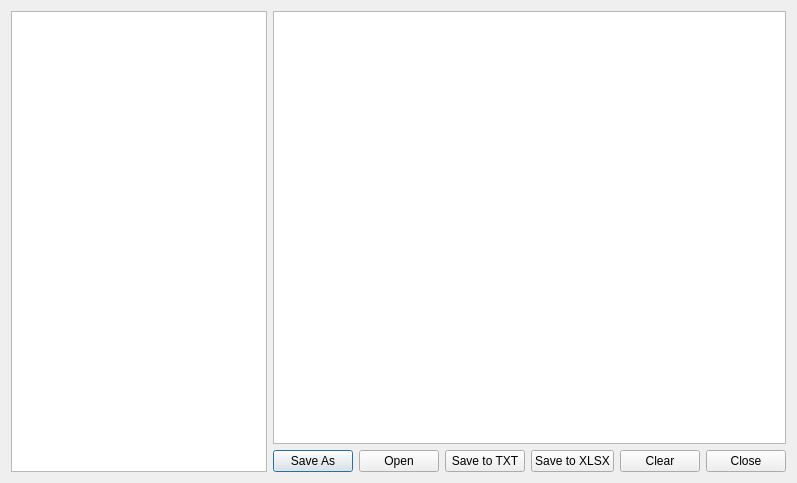
<?xml version="1.0" encoding="UTF-8"?>
<ui version="4.0">
 <class>StdfDialog</class>
 <widget class="QDialog" name="StdfDialog">
  <property name="windowModality">
   <enum>Qt::NonModal</enum>
  </property>
  <property name="geometry">
   <rect>
    <x>0</x>
    <y>0</y>
    <width>793</width>
    <height>483</height>
   </rect>
  </property>
  <property name="windowTitle">
   <string>Check STDF File</string>
  </property>
  <layout class="QGridLayout" name="gridLayout">
   <item row="0" column="0">
    <layout class="QHBoxLayout" name="horizontalLayout_2">
     <item>
      <widget class="QListWidget" name="RecordListWidget">
       <property name="sizePolicy">
        <sizepolicy hsizetype="Fixed" vsizetype="Expanding">
         <horstretch>0</horstretch>
         <verstretch>0</verstretch>
        </sizepolicy>
       </property>
      </widget>
     </item>
     <item>
      <layout class="QVBoxLayout" name="verticalLayout">
       <item>
        <widget class="QTableWidget" name="RecordTableWidget"/>
       </item>
       <item>
        <layout class="QHBoxLayout" name="horizontalLayout">
         <item>
          <spacer name="horizontalSpacer">
           <property name="orientation">
            <enum>Qt::Horizontal</enum>
           </property>
           <property name="sizeHint" stdset="0">
            <size>
             <width>40</width>
             <height>20</height>
            </size>
           </property>
          </spacer>
         </item>
         <item>
          <widget class="QPushButton" name="SaveAsButton">
           <property name="text">
            <string>Save As</string>
           </property>
          </widget>
         </item>
         <item>
          <widget class="QPushButton" name="OpenButton">
           <property name="text">
            <string>Open</string>
           </property>
          </widget>
         </item>
         <item>
          <widget class="QPushButton" name="SaveButton">
           <property name="text">
            <string>Save to TXT</string>
           </property>
          </widget>
         </item>
         <item>
          <widget class="QPushButton" name="SaveXLS">
           <property name="text">
            <string>Save to XLSX</string>
           </property>
          </widget>
         </item>
         <item>
          <widget class="QPushButton" name="ClearButton">
           <property name="text">
            <string>Clear</string>
           </property>
          </widget>
         </item>
         <item>
          <widget class="QPushButton" name="CloseButton">
           <property name="text">
            <string>Close</string>
           </property>
          </widget>
         </item>
        </layout>
       </item>
      </layout>
     </item>
    </layout>
   </item>
  </layout>
 </widget>
 <resources/>
 <connections/>
</ui>
